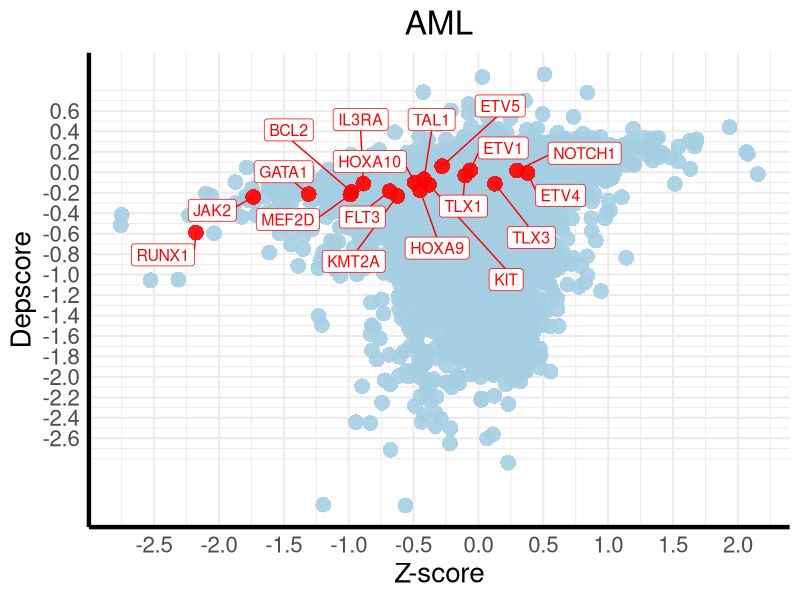

Here is the R script that generated this plot:
library(ggplot2)
library(readr)
library(dplyr)
library(ggrepel)

# Загрузка объединённого файла
data <- read_csv("../mean_gene_z-score_depscore_data/mean_gene_z-score_depscore_aml.csv")

# Удаляем строки с NA
data <- na.omit(data)

# Переименование колонок, если нужно
colnames(data) <- c("Gene", "Depscore", "Zscore")

# Выделяем гены для подсветки
highlight_genes <- c("FLT3", "BCL2", "RUNX1", "GATA1", "KIT", "JAK2","NOTCH1", "TAL1","TLX3",
                     "HOXA9", "HOXA10", "TLX1", "MEF2D", "KMT2A", "IL3RA", "ETV1", "ETV4", "ETV5")

# Отмечаем гены для подсветки
data$highlight <- ifelse(data$Gene %in% highlight_genes, "highlight", "normal")

# Построение графика
plot <- ggplot(data, aes(x = Zscore, y = Depscore)) +
  geom_point(data = subset(data, highlight == "normal"),
             color = "#A6CEE3", size = 5, shape = 16, alpha = 0.9) +
  geom_point(data = subset(data, highlight == "highlight"),
             color = "red", size = 5, shape = 16, alpha = 0.9) +
  geom_label_repel(data = subset(data, highlight == "highlight"),
                   aes(label = Gene), 
                   color = "red", size = 4, box.padding = 0.5, max.overlaps = 50) +
  scale_x_continuous(breaks = seq(-2.5, 2, by = 0.5)) +
  scale_y_continuous(breaks = seq(-2.6, 0.6, by = 0.2)) +
  labs(x = "Z-score", y = "Depscore") +
  ggtitle("AML") +
  theme_minimal(base_size = 15) +
  theme(
    axis.line = element_line(size = 1.5),
    axis.title = element_text(size = 20),
    axis.text = element_text(size = 16),
    plot.title = element_text(size = 24, hjust = 0.5),
    legend.position = "none",
    panel.background = element_rect(fill = "white", color = NA),
    plot.background = element_rect(fill = "white", color = NA)
  )

# Сохраняем график
ggsave("./aml.png",
       plot = plot, width = 8, height = 8, dpi = 300, units = "in")
